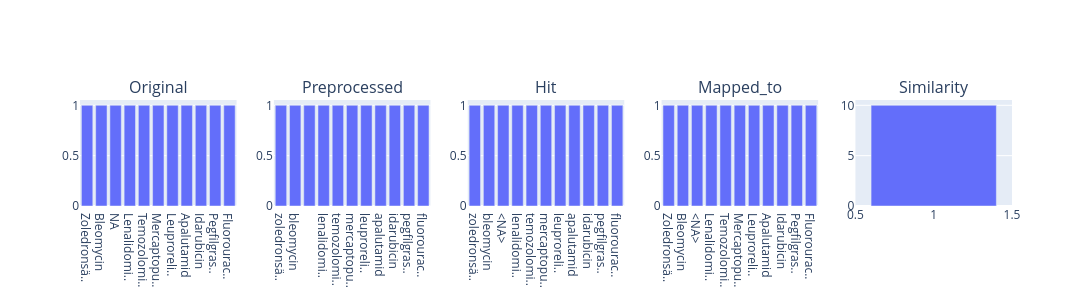

The notebook cell this image was saved under:
### Markdown cell above
## <a id='toc1_4_'></a>[📈 analysis](#toc0_)
- ⚠️ processing may take some minutes

### Code cell
tbl.describe_df(
    df=results,
    caption="recoding",
    top_n_uniques=5,
    top_n_chars_in_index=10,
)

### Figure 1 — Plotly figure (JSON) as saved in the notebook; plotly's stock layout.template omitted (floating-point values rounded to 4 significant figures)
{"data": [{"hovertemplate": "x=%{x}<br>y=%{y}<extra></extra>", "legendgroup": "", "marker": {"color": "#636efa", "pattern": {"shape": ""}}, "name": "", "orientation": "v", "showlegend": false, "textposition": "auto", "type": "bar", "x": ["Zoledronsä..", "Bleomycin", "NA", "Lenalidomi..", "Temozolomi..", "Mercaptopu..", "Leuproreli..", "Apalutamid", "Idarubicin", "Pegfilgras..", "Fluorourac.."], "xaxis": "x", "y": [1, 1, 1, 1, 1, 1, 1, 1, 1, 1, 1], "yaxis": "y"}, {"hovertemplate": "x=%{x}<br>y=%{y}<extra></extra>", "legendgroup": "", "marker": {"color": "#636efa", "pattern": {"shape": ""}}, "name": "", "orientation": "v", "showlegend": false, "textposition": "auto", "type": "bar", "x": ["zoledronsä..", "bleomycin", "", "lenalidomi..", "temozolomi..", "mercaptopu..", "leuproreli..", "apalutamid", "idarubicin", "pegfilgras..", "fluorourac.."], "xaxis": "x2", "y": [1, 1, 1, 1, 1, 1, 1, 1, 1, 1, 1], "yaxis": "y2"}, {"hovertemplate": "x=%{x}<br>y=%{y}<extra></extra>", "legendgroup": "", "marker": {"color": "#636efa", "pattern": {"shape": ""}}, "name": "", "orientation": "v", "showlegend": false, "textposition": "auto", "type": "bar", "x": ["zoledronsä..", "bleomycin", "<NA>", "lenalidomi..", "temozolomi..", "mercaptopu..", "leuproreli..", "apalutamid", "idarubicin", "pegfilgras..", "fluorourac.."], "xaxis": "x3", "y": [1, 1, 1, 1, 1, 1, 1, 1, 1, 1, 1], "yaxis": "y3"}, {"hovertemplate": "x=%{x}<br>y=%{y}<extra></extra>", "legendgroup": "", "marker": {"color": "#636efa", "pattern": {"shape": ""}}, "name": "", "orientation": "v", "showlegend": false, "textposition": "auto", "type": "bar", "x": ["Zoledronsä..", "Bleomycin", "<NA>", "Lenalidomi..", "Temozolomi..", "Mercaptopu..", "Leuproreli..", "Apalutamid", "Idarubicin", "Pegfilgras..", "Fluorourac.."], "xaxis": "x4", "y": [1, 1, 1, 1, 1, 1, 1, 1, 1, 1, 1], "yaxis": "y4"}, {"hovertemplate": "x=%{x}<br>y=%{y}<extra></extra>", "legendgroup": "", "marker": {"color": "#636efa", "pattern": {"shape": ""}}, "name": "", "orientation": "v", "showlegend": false, "textposition": "auto", "type": "bar", "x": [1.0], "xaxis": "x5", "y": [10], "yaxis": "y5"}], "layout": {"annotations": [{"font": {"size": 16}, "showarrow": false, "text": "Original", "x": 0.084, "xanchor": "center", "xref": "paper", "y": 1, "yanchor": "bottom", "yref": "paper"}, {"font": {"size": 16}, "showarrow": false, "text": "Preprocessed", "x": 0.292, "xanchor": "center", "xref": "paper", "y": 1, "yanchor": "bottom", "yref": "paper"}, {"font": {"size": 16}, "showarrow": false, "text": "Hit", "x": 0.5, "xanchor": "center", "xref": "paper", "y": 1, "yanchor": "bottom", "yref": "paper"}, {"font": {"size": 16}, "showarrow": false, "text": "Mapped_to", "x": 0.708, "xanchor": "center", "xref": "paper", "y": 1, "yanchor": "bottom", "yref": "paper"}, {"font": {"size": 16}, "showarrow": false, "text": "Similarity", "x": 0.916, "xanchor": "center", "xref": "paper", "y": 1, "yanchor": "bottom", "yref": "paper"}], "height": 300, "width": 1500, "xaxis": {"anchor": "y", "domain": [0, 0.168]}, "xaxis2": {"anchor": "y2", "domain": [0.208, 0.376]}, "xaxis3": {"anchor": "y3", "domain": [0.416, 0.584]}, "xaxis4": {"anchor": "y4", "domain": [0.624, 0.792]}, "xaxis5": {"anchor": "y5", "domain": [0.832, 1]}, "yaxis": {"anchor": "x", "domain": [0, 1]}, "yaxis2": {"anchor": "x2", "domain": [0, 1]}, "yaxis3": {"anchor": "x3", "domain": [0, 1]}, "yaxis4": {"anchor": "x4", "domain": [0, 1]}, "yaxis5": {"anchor": "x5", "domain": [0, 1]}}}
